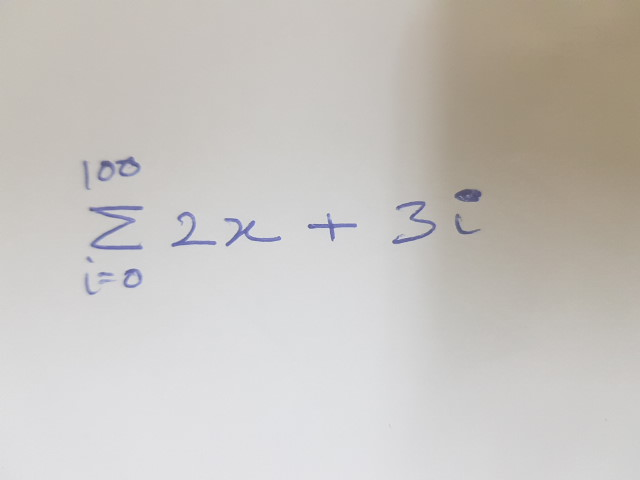
#> input picture playground/00.jpg, 640 x 480 px
$ jupyter execute --allow-errors image_test.ipynb   (shell and % lines are left out)   (older library calls are emulated)
#> lines starting #> are read from the running program, lines starting #| are printed output that depends on the picture; after the words box and inside, x2 and y2 are one past the last pixel; in counts of white or black regions, pixels touching at a corner belong together
[cell 1]
from sympy import init_session
from sympy import init_printing
from sympy import *
init_printing()
import cv2
import imutils
import numpy as np
import matplotlib.pyplot as plt
im = cv2.imread('00.jpg')
#> im is the input picture: shape (480, 640, 3); mean B, G, R 191.7, 196.1, 199.7
gray = cv2.cvtColor(im, cv2.COLOR_BGR2GRAY)
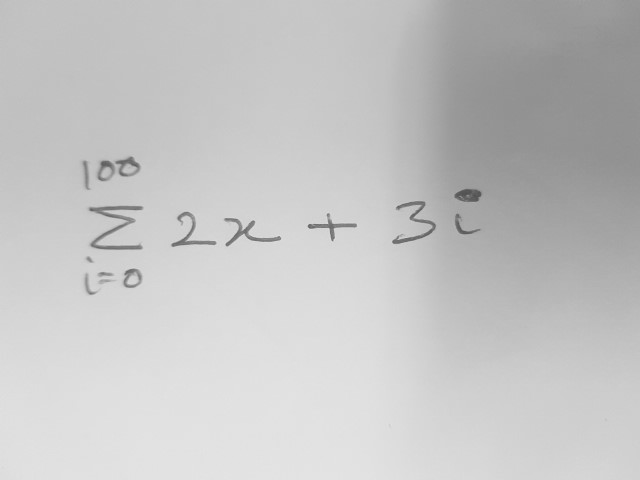
#> gray: shape (480, 640); min 80, max 228, mean 196.6
#> (the rest of this cell did not finish here and is left out)

[cell 2]
def thresify(gray, dk, ek):
#> called with dk = 2, ek = 2
    kernel = cv2.getStructuringElement(cv2.MORPH_RECT, (21, 21))
    blackhat = cv2.morphologyEx(gray, cv2.MORPH_BLACKHAT, kernel)
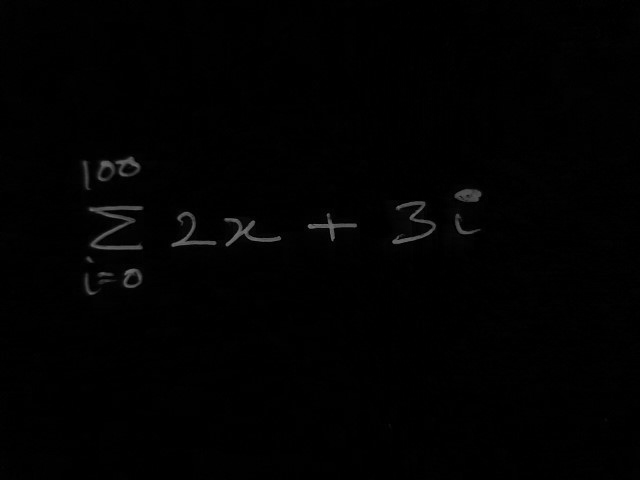
#> blackhat: shape (480, 640); min 0, max 122, mean 1.6

    _, thresh = cv2.threshold(
        blackhat, 0, 255, cv2.THRESH_BINARY | cv2.THRESH_OTSU)
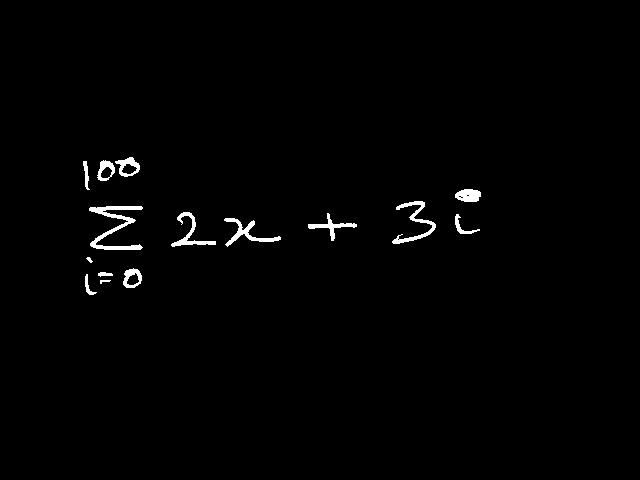
#> thresh: shape (480, 640); 1.2% white; 15 white regions, largest, box (x1, y1, x2, y2) and area: (89, 206, 143, 250) 739, (392, 201, 436, 244) 446, (224, 218, 281, 247) 404
    thresh = cv2.GaussianBlur(thresh, (1, 1), cv2.BORDER_DEFAULT)

    thresh = cv2.dilate(thresh, np.ones((dk, dk)))
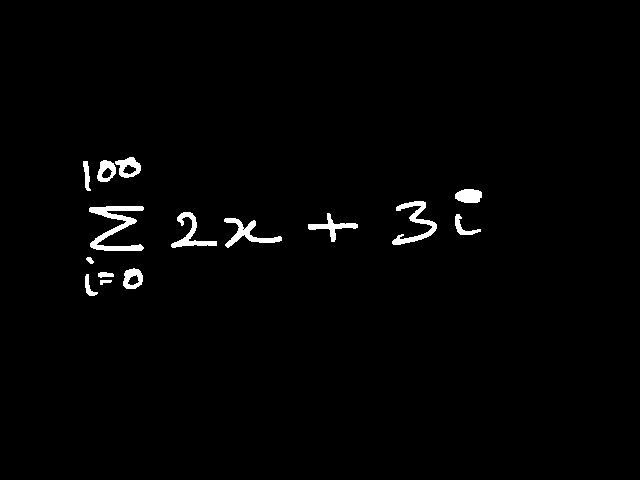
#> thresh: shape (480, 640); 1.5% white; 15 white regions, largest, box (x1, y1, x2, y2) and area: (89, 206, 144, 251) 959, (392, 201, 437, 245) 608, (224, 218, 282, 248) 533

    thresh = cv2.erode(thresh, np.ones((ek, ek)))
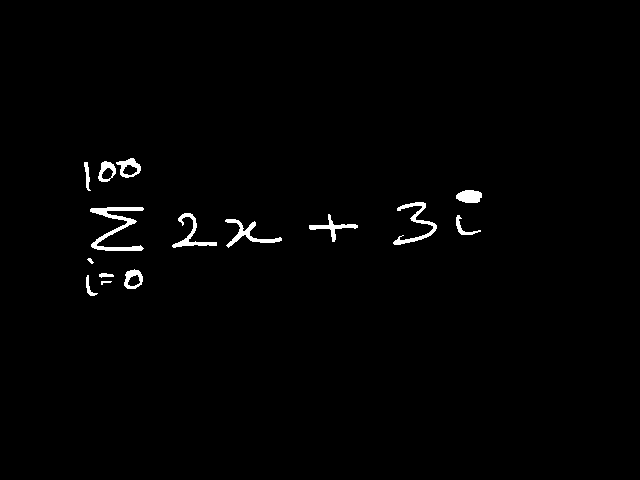
#> thresh: shape (480, 640); 1.2% white; 15 white regions, largest, box (x1, y1, x2, y2) and area: (90, 207, 144, 251) 745, (393, 202, 437, 245) 448, (225, 219, 282, 248) 405

    return thresh
